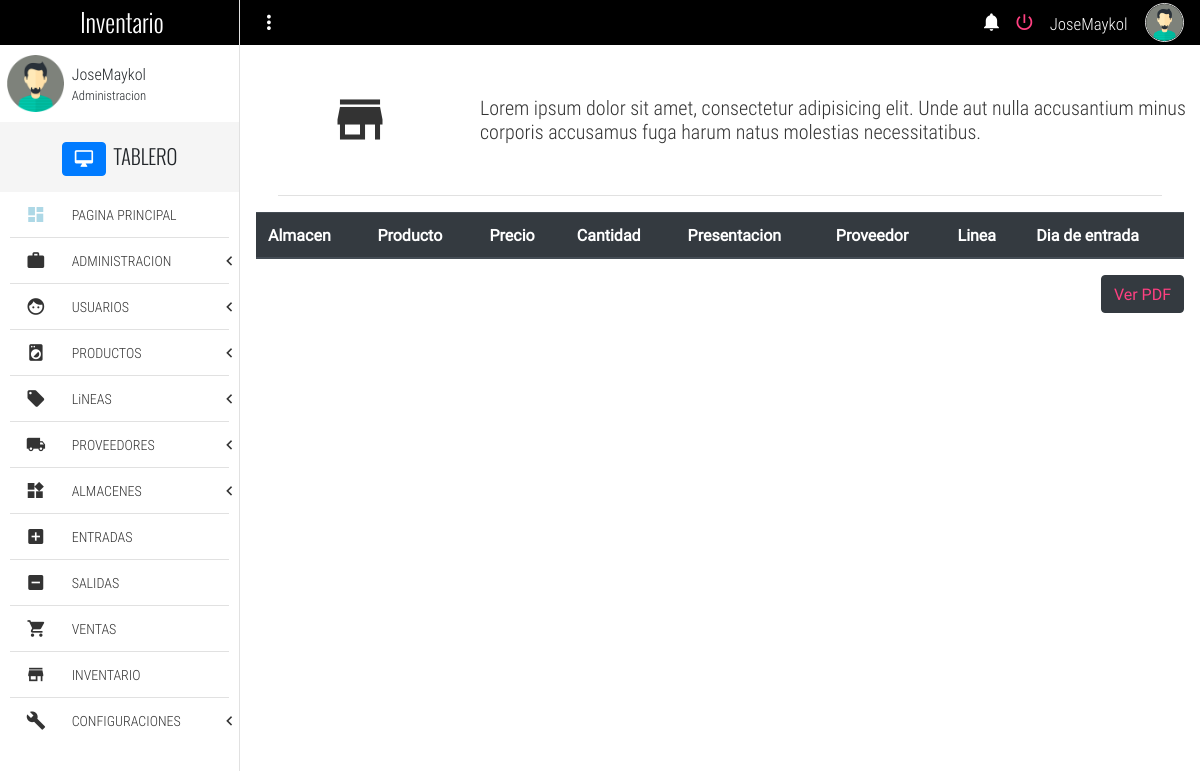
The page /inventory (signed in) on the database as committed earlier.
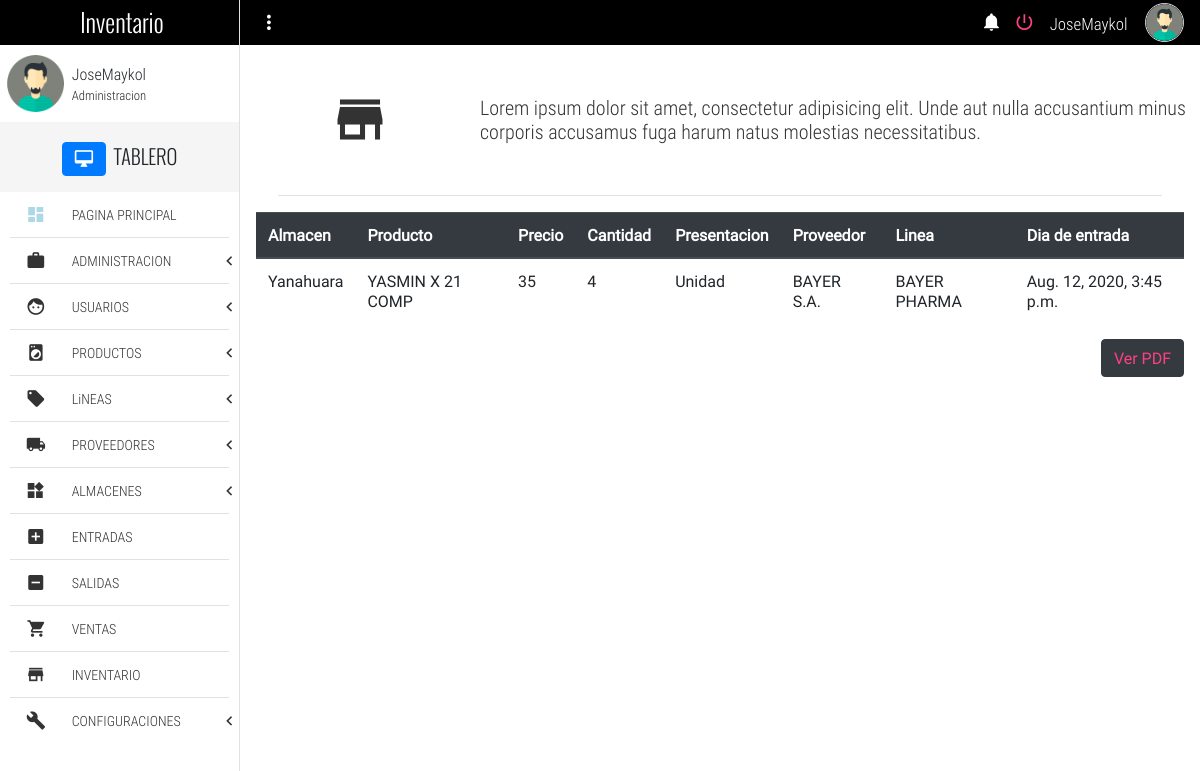
The same page on the database as committed later.
### Inventario/models.py (models this page shows, shortened)
class Inventory(models.Model):
    store = models.CharField(max_length = 50, null= True, verbose_name= "Almacen")
    product = models.ForeignKey(Entry, on_delete= models.SET_DEFAULT, default= None, null= True)
    cant = models.PositiveIntegerField(null= True, verbose_name= "Cantidad")
    name_product =  models.CharField(max_length= 100, null= True, verbose_name= "Producto")
    presentation = models.CharField(max_length= 110, null = True, verbose_name= "Presentación")
    price_product = models.PositiveIntegerField(null= True, verbose_name = "Precio del producto")
    providers = models.CharField(null = True, verbose_name= "Proveedor", max_length= 100)
    line = models.CharField(max_length= 100,null = True, verbose_name= "Linea del producto")
    entry_date = models.DateTimeField(auto_now_add=True, null= True,verbose_name= "Fecha de entrada")

### Inventario/views.py (the view)
# urls.py: path('inventory', views.inventory, name = 'inventory'),
def inventory(request):
    inventory = Inventory.objects.all()
    return render(request,'inventory.html',{'inventory':inventory})

### Templates/inventory.html (shortened to what this page needs)
{% extends 'base.html' %}
{% block content %}
	<section class="full-width pageContent">
		<section class="full-width header-well">
			<div class="full-width header-well-icon">
				<i class="zmdi zmdi-store"></i>
			</div>
			<div class="full-width header-well-text">
				<p class="text-condensedLight">
					Lorem ipsum dolor sit amet, consectetur adipisicing elit. Unde aut nulla accusantium minus corporis accusamus fuga harum natus molestias necessitatibus.
				</p>
			</div>
		</section>
		<div class="full-width divider-menu-h"></div>
		<div class="mdl-grid">
			<div class="mdl-cell mdl-cell--4-col-phone mdl-cell--8-col-tablet mdl-cell--12-col-desktop">
				<table class="table">
					<thead class="thead-dark">
					  <tr>
						<th scope="col">Almacen</th>
						<th scope="col">Producto</th>
						<th scope="col">Precio</th>
						<th scope="col">Cantidad</th>
						<th scope="col">Presentacion</th>
						<th scope="col">Proveedor</th>
						<th scope="col">Linea</th>
						<th scope="col">Dia de entrada</th>
					  </tr>
					</thead>
					<tbody>
					{% for i in inventory%}
					  <tr>
						<td>{{i.store}}</td>
						<td>{{i.name_product}}</td>
						<td>{{i.price_product}}</td>
						<td>{{i.cant}}</td>
						<td>{{i.presentation}}</td>
						<td>{{i.providers}}</td>
						<td>{{i.line}}</td>
						<td>{{i.entry_date}}</td>
					  </tr>
					{% endfor %}
					</tbody>
				</table>
				<button style="float:right ;" type="button" class="btn btn-dark"><a href="{% url 'render/pdf/' %}" target="_blank"> Ver PDF</a></button>
			</div>
		</div>
	</section>
{% endblock %}

### Templates/base.html (shortened to what this page needs)
{% load static %}
{% if user.is_authenticated %}
<!DOCTYPE html>
<html lang="es">
<head>
	<link rel="stylesheet" href="https://maxcdn.bootstrapcdn.com/bootstrap/4.5.2/css/bootstrap.min.css">
	<link rel="stylesheet" href="{% static 'css/normalize.css' %}">
	<link rel="stylesheet" href="{% static 'css/sweetalert2.css' %}">
	<link rel="stylesheet" href="{% static 'css/material.min.css'%}">
	<link rel="stylesheet" href="{% static 'css/material-design-iconic-font.min.css' %}">
	<link rel="stylesheet" href="{% static 'css/jquery.mCustomScrollbar.css' %}">
	<link rel="stylesheet" href="{% static 'css/main.css' %}">
</head>
<body>
	<div class="full-width navBar">
		<div class="full-width navBar-options">
			<i class="zmdi zmdi-more-vert btn-menu" id="btn-menu"></i>
			<nav class="navBar-options-list">
				<ul class="list-unstyle ">
					<li class="btn-Notification" id="notifications">
						<i class="zmdi zmdi-notifications"></i>
					</li>
					<li id="logout">
						<a href="logout">
							<i class="zmdi zmdi-power"></i>
						</a>
					</li>
					<li class="text-condensedLight noLink" ><small>{{user.username}}</small></li>
					<li class="noLink">
						<figure>
							<img src="{% static 'assets/img/avatar-male.png' %}" alt="Avatar" class="img-responsive">
						</figure>
					</li>
				</ul>
			</nav>
		</div>
	</div>
	<section class="full-width navLateral">
		<div class="full-width navLateral-bg btn-menu"></div>
		<div class="full-width navLateral-body">
			<div class="full-width navLateral-body-logo text-center tittles">
				 Inventario
			</div>
			<figure class="full-width" style="height: 77px;">
				<div class="navLateral-body-cl">
					<img src="{% static 'assets/img/avatar-male.png' %}" alt="Avatar" class="img-responsive">
				</div>
				<figcaption class="navLateral-body-cr hide-on-tablet">
					<span>
						{{user.username}}<br>
						<small>Administracion</small>
					</span>
				</figcaption>
			</figure>
			<div class="full-width tittles navLateral-body-tittle-menu">
				<i class="zmdi zmdi-desktop-mac btn btn-primary"></i><span class="hide-on-tablet">&nbsp; TABLERO</span>
			</div>
			<nav class="full-width">
				<ul class="full-width list-unstyle menu-principal ">
					<li class="full-width">
						<a href="home" class="full-width">
							<div class="navLateral-body-cl">
								<i class="zmdi zmdi-view-dashboard" style="color:lightblue"></i>
							</div>
							<div class="navLateral-body-cr hide-on-tablet">
								PAGINA PRINCIPAL
							</div>
						</a>
					</li>
					<li class="full-width divider-menu-h"></li>
					<li class="full-width">
						<a href="#" class="full-width btn-subMenu">
							<div class="navLateral-body-cl">
								<i class="zmdi zmdi-case"></i>
							</div>
							<div class="navLateral-body-cr hide-on-tablet">
								ADMINISTRACION
							</div>
							<span class="zmdi zmdi-chevron-left"></span>
						</a>
					</li>
					<li class="full-width divider-menu-h"></li>
					<li class="full-width">
						<a href="#" class="full-width btn-subMenu">
							<div class="navLateral-body-cl">
								<i class="zmdi zmdi-face"></i>
							</div>
							<div class="navLateral-body-cr hide-on-tablet">
								USUARIOS
							</div>
							<span class="zmdi zmdi-chevron-left"></span>
						</a>
					</li>
					<li class="full-width divider-menu-h"></li>
					<li class="full-width">
						<a href="#" class="full-width btn-subMenu ">
							<div class="navLateral-body-cl">
								<i class="zmdi zmdi-washing-machine"></i>
							</div>
							<div class="navLateral-body-cr hide-on-tablet">
								PRODUCTOS
							</div>
							<span class="zmdi zmdi-chevron-left"></span>
						</a>
					</li>
										<li class="full-width divider-menu-h"></li>
					<li class="full-width">
						<a href="#" class="full-width btn-subMenu ">
							<div class="navLateral-body-cl">
								<i class="zmdi zmdi-label"></i>
							</div>
							<div class="navLateral-body-cr hide-on-tablet">
								LiNEAS
							</div>
							<span class="zmdi zmdi-chevron-left"></span>
						</a>
					</li>
					<li class="full-width divider-menu-h"></li>
					<li class="full-width">
						<a href="#" class="full-width btn-subMenu" >
							<div class="navLateral-body-cl">
								<i class="zmdi zmdi-truck"></i>
							</div>
							<div class="navLateral-body-cr hide-on-tablet">
								PROVEEDORES
							</div>
							<span class="zmdi zmdi-chevron-left"></span>
						</a>
					</li>
					<li class="full-width divider-menu-h"></li>
					<li class="full-width">
						<a href="#" class="full-width btn-subMenu" >
							<div class="navLateral-body-cl">
								<i class="zmdi zmdi-widgets"></i>
							</div>
							<div class="navLateral-body-cr hide-on-tablet">
								ALMACENES
							</div>
							<span class="zmdi zmdi-chevron-left"></span>
						</a>
					</li>
					<li class="full-width divider-menu-h"></li>
					<li class="full-width">
						<a href="addEntry" class="full-width">
							<div class="navLateral-body-cl">
								<i class="zmdi zmdi-plus-square"></i>
							</div>
							<div class="navLateral-body-cr hide-on-tablet">
								ENTRADAS
							</div>
						</a>
					</li>
					<li class="full-width divider-menu-h"></li>
					<li class="full-width">
						<a href="addSale" class="full-width">
							<div class="navLateral-body-cl">
								<i class="zmdi zmdi-minus-square"></i>
							</div>
							<div class="navLateral-body-cr hide-on-tablet">
								SALIDAS
							</div>
						</a>
					</li>
					<li class="full-width divider-menu-h"></li>
					<li class="full-width">
						<a href="sales" class="full-width">
							<div class="navLateral-body-cl">
								<i class="zmdi zmdi-shopping-cart"></i>
							</div>
							<div class="navLateral-body-cr hide-on-tablet">
								VENTAS
							</div>
						</a>
					</li>
					<li class="full-width divider-menu-h"></li>
					<li class="full-width">
						<a href="inventory" class="full-width">
							<div class="navLateral-body-cl">
								<i class="zmdi zmdi-store"></i>
							</div>
							<div class="navLateral-body-cr hide-on-tablet">
								INVENTARIO
							</div>
						</a>
					</li>
					<li class="full-width divider-menu-h"></li>
					<li class="full-width">
						<a href="#!" class="full-width btn-subMenu">
							<div class="navLateral-body-cl">
								<i class="zmdi zmdi-wrench"></i>
							</div>
							<div class="navLateral-body-cr hide-on-tablet">
								CONFIGURACIONES
							</div>
							<span class="zmdi zmdi-chevron-left"></span>
						</a>
					</li>
				</ul>
			</nav>
		</div>
	</section>
	{% block content %}
	{% endblock %}
</body>
</html>
{% endif %}

### Static/css/main.css (style rules this page uses)
html, body { width: 100%; height: 100%; margin: 0; padding: 0; font-size: 16px; font-family: "RobotoRegular"; position: relative; background-color: #fff; }
.text-condensedLight { font-family: "RobotoCondensedLight"; }
.text-center { text-align: center; }
.tittles { font-family: "OswaldLight"; }
.full-width { margin: 0; padding: 0; width: 100%; box-sizing: border-box; }
.list-unstyle { margin: 0; padding: 0; list-style: none; box-sizing: border-box; }
.img-responsive { width: 100%; height: auto; }
.divider-menu-h { height: 0 !important; border-top: 1px solid #E1E1E1; width: 92% !important; margin: 0 auto !important; }
.header-well, .header-well-icon, .header-well-text { min-height: 150px; height: auto; }
.header-well { position: relative; }
.header-well-icon, .header-well-text { position: absolute; top: 0; color: #333; }
.header-well-icon { left: 0; width: 25%; }
.header-well-icon i, .header-well-text p { position: absolute; top: 50%; display: block; width: 100%; transform: translateY(-50%); }
.header-well-icon i { text-align: center; font-size: 60px; }
.header-well-text { right: 0; width: 75%; }
.header-well-text p { font-size: 20px; margin: 0; padding: 0; }
.navBar { background-color: #000000; height: 45px; position: absolute; top: 0; left: 0; z-index: 79; color: #fff; }
.navBar-options { line-height: 45px; height: 45px; position: absolute; width: 80%; top: 0; right: 0; padding: 0; transition: all .3s ease-in-out; }
.navBar-options .zmdi-more-vert, .navBar-options-list { line-height: 45px; position: absolute; top: 0; height: 45px; margin: 0; padding: 0; }
.navBar-options .zmdi-more-vert { width: 40px; left: 0; font-size: 23px; cursor: pointer; user-select: none; text-align: center; outline: none; margin-left: 9px; }
.navBar-options-list { right: 9px; }
.navBar-options-list .noLink { cursor: inherit !important; }
.navBar-options-list ul { height: 45px; }
.navBar-options-list ul li { height: 45px; line-height: 45px; cursor: pointer; display: inline-block; padding: 0 7px; font-size: 21px; -moz-user-select: none; -webkit-user-select: none; -ms-user-select: none; }
.navBar-options-list ul li { outline: none; }
.navBar-options-list ul li figure, .navBar-options-list ul li figure img { margin: 0; padding: 0; padding-top: 0; margin-top: 0; box-sizing: border-box; }
.navBar-options-list ul li figure { height: 45px; }
.navBar-options-list ul li figure img { border: 1px solid #E1E1E1; border-radius: 50%; width: 39px; height: 39px; margin-bottom: 3px; }
.navLateral, .pageContent, .navLateral-body, .navLateral-bg { position: absolute; top: 0; height: 100%; }
.navLateral { left: 0; width: 20%; z-index: 80; border-right: 1px solid #E1E1E1; transition: all .3s ease-in-out; }
.navLateral-body { background-color: #fff; z-index: 82; left: 0; padding-bottom: 30px; }
.navLateral-body-logo { height: 45px; line-height: 45px; color: #fff; width: 100%; font-size: 25px; background-color: #000000; }
.navLateral-body-cl, .navLateral-body-cr { box-sizing: border-box; height: 77px; float: left; margin: 0; padding: 0; position: relative; }
.navLateral-body-cl { width: 30%; }
.navLateral-body-cl img { width: 57px; height: 57px; margin: 0 auto; display: block; margin-top: 10px; }
.navLateral-body-cr { width: 70%; font-family: "RobotoCondensedLight"; }
.navLateral-body-cr span { position: absolute; top: 50%; left: 50%; transform: translate(-50%, -50%); display: block; width: 100%; }
.navLateral-body-tittle-menu { height: 70px; line-height: 70px; font-size:20px; background-color: #F5F5F5; text-align: center; }
.menu-principal li, .menu-principal li a { display: block; }
.menu-principal li a { height: 45px; color: #333; position: relative; transition: all .3s ease-in-out; }
.menu-principal li a div.navLateral-body-cl, .menu-principal li a div.navLateral-body-cr { height: 45px; line-height: 45px; }
.menu-principal li a div.navLateral-body-cl { text-align: center; font-size: 20px; }
.btn-subMenu span { position: absolute; top: 0; right: 7px; line-height: 45px; height: 45px; font-size: 19px; }
.pageContent { padding-top: 45px; right: 0; width: 80%; z-index: 77; background-color: #fff; transition: all .3s ease-in-out; }

Rows that differ between the two databases and show on the page:
added Inventory: store "Yanahuara", name_product "YASMIN X 21 COMP", price_product "35", cant "4", presentation "Unidad", providers "BAYER S.A.", line "BAYER PHARMA", entry_date "Aug. 12, 2020, 3:45 p.m."
